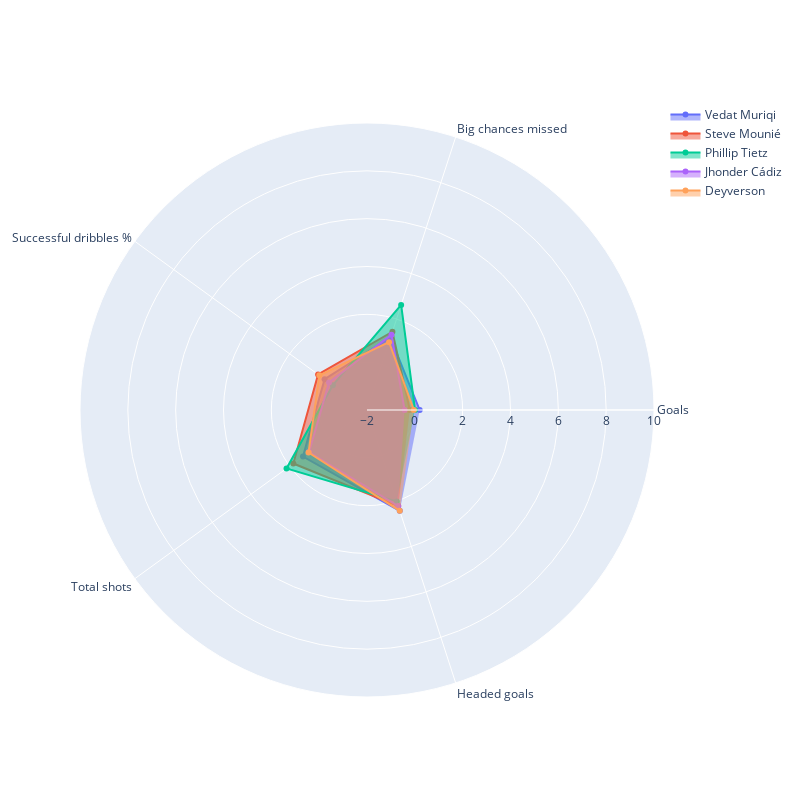

Notebook cell for this chart:
### Code cell
buscar_jugadores_similares('Chris Ramos', caracteristicas_grafico)

### Figure 1 — Plotly figure (JSON) as saved in the notebook; plotly's stock layout.template omitted (floating-point values rounded to 4 significant figures)
{"data": [{"fill": "toself", "name": "Vedat Muriqi", "r": [0.2036, 1.178, 0.1915, 1.309, 2.432], "theta": ["Goals", "Big chances missed", "Successful dribbles %", "Total shots", "Headed goals"], "type": "scatterpolar"}, {"fill": "toself", "name": "Steve Mounié", "r": [-0.2091, 1.441, 0.5278, 1.809, 2.225], "theta": ["Goals", "Big chances missed", "Successful dribbles %", "Total shots", "Headed goals"], "type": "scatterpolar"}, {"fill": "toself", "name": "Phillip Tietz", "r": [0.009404, 2.621, -0.2355, 2.159, 2.018], "theta": ["Goals", "Big chances missed", "Successful dribbles %", "Total shots", "Headed goals"], "type": "scatterpolar"}, {"fill": "toself", "name": "Jhonder Cádiz", "r": [-0.4276, 1.31, -0.03636, 0.9959, 2.225], "theta": ["Goals", "Big chances missed", "Successful dribbles %", "Total shots", "Headed goals"], "type": "scatterpolar"}, {"fill": "toself", "name": "Deyverson", "r": [-0.03916, 0.9817, 0.4633, 1.021, 2.432], "theta": ["Goals", "Big chances missed", "Successful dribbles %", "Total shots", "Headed goals"], "type": "scatterpolar"}], "layout": {"autosize": false, "height": 800, "polar": {"radialaxis": {"range": [-2, 10], "visible": true}}, "showlegend": true, "width": 800}}
